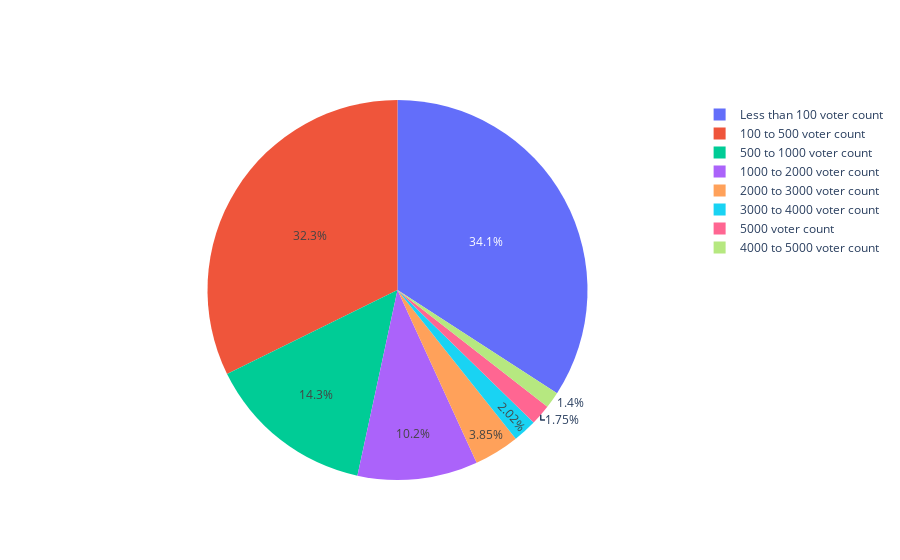

The notebook cell saved with this chart:
### Code cell
print('Split of movies count based on their overall average rating')
# Pie chart, where the slices will be ordered and plotted counter-clockwise:
labels = '5000 voter count', '4000 to 5000 voter count', '3000 to 4000 voter count', '2000 to 3000 voter count', '1000 to 2000 voter count', '500 to 1000 voter count', '100 to 500 voter count', 'Less than 100 voter count'
values = [84, 67, 97, 185, 491, 688, 1550, 1639]

fig = go.Figure(data=[go.Pie(labels=labels, values=values)])
fig.show()

### Figure 1 — Plotly figure (JSON) as saved in the notebook; plotly's stock layout.template omitted (floating-point values rounded to 4 significant figures)
{"data": [{"labels": ["5000 voter count", "4000 to 5000 voter count", "3000 to 4000 voter count", "2000 to 3000 voter count", "1000 to 2000 voter count", "500 to 1000 voter count", "100 to 500 voter count", "Less than 100 voter count"], "type": "pie", "values": [84, 67, 97, 185, 491, 688, 1550, 1639]}], "layout": {}}
